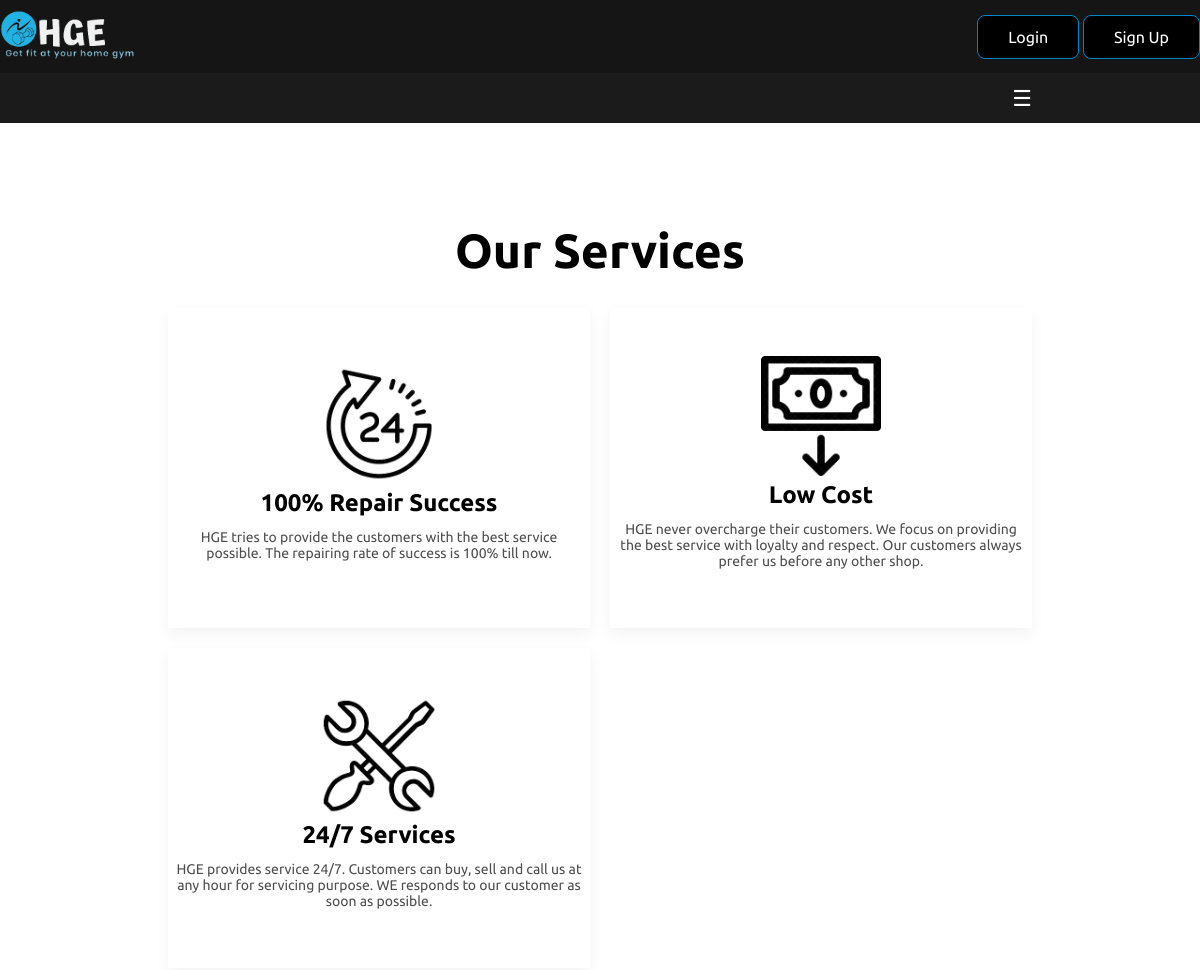
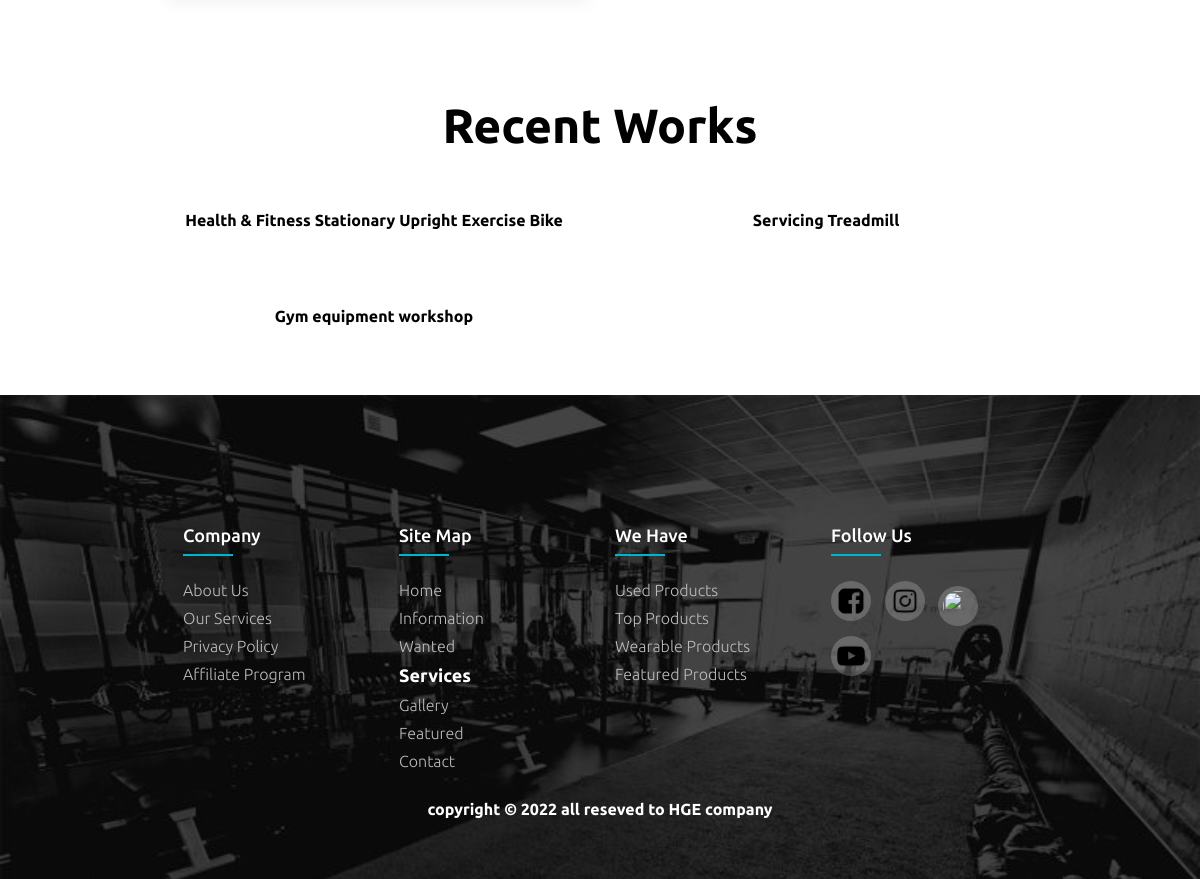
/services.php, run on the app's committed database (2 pictures, top to bottom).
### tables this page shows
CREATE TABLE `workshop` (
  `id` int(11) NOT NULL,
  `title` varchar(200) NOT NULL,
  `details` varchar(1000) NOT NULL,
  `image_path` varchar(200) NOT NULL
);

### services.php (the view, shortened to what this page needs)
<?php
include "navbar.php";
include 'config.php';
?>
<!DOCTYPE html>
<html lang="en">
<head>
    <link rel="stylesheet" href="css/style.css">
</head>
<body>
<section class="middle-part container">
        <h3 class="sec-title">Our Services</h3>
        <div class="grid-sec">
            <div class="service">
                <div class="service-img">
                    <img src="images/s1.png" alt="">
                </div>
                <div class="service-info">
                    <div class="service-name">
                        <h5>100% Repair Success</h5>
                    </div>
                    <div class="service-details">
                    <p>HGE tries to provide the customers with the best service possible. The repairing rate of success is 100% till now.</p>
                    </div>
                </div>
            </div>
            <div class="service">
                <div class="service-img">
                    <img src="images/s3.png" alt="">
                </div>
                <div class="service-info">
                    <div class="service-name">
                        <h5>Low Cost</h5>
                    </div>
                    <div class="service-details">
                    <p>HGE never overcharge their customers. We focus on providing the best service with loyalty and respect. Our customers always prefer us before any other shop.</p>
                    </div>
                </div>
            </div>
            <div class="service">
                <div class="service-img">
                    <img src="images/s2.png" alt="">
                </div>
                <div class="service-info">
                    <div class="service-name">
                        <h5>24/7 Services</h5>
                    </div>
                    <div class="service-details">
                    <p>HGE provides service 24/7. Customers can buy, sell and call us at any hour for servicing purpose. WE responds to our customer as soon as possible.</p>
                    </div>
                </div>
            </div>
        </div>
    </section>
    <section class="container">
        <h2 class="sec-title">Recent Works</h2>
        <div class="works">
        <?php
          $sql = "SELECT * FROM workshop ORDER BY id ASC";
          $res = mysqli_query($conn,  $sql);
          if (mysqli_num_rows($res) > 0) {
          	while ($workshop = mysqli_fetch_assoc($res)) {  ?>
               <div class="work">
                <div class="work-img">
                </div>
                <h4><?php echo $workshop['title']?></h4>
            </div>
            <?php } }else{?>
            <div>
                <h3>No Workshop found</h3>
            </div>
            <?php }?>
        </div>
    </section>
    <section>
        <?php
            include 'footer.php';
        ?>
    </section>
</body>
</html>

### css/style.css (style rules this page uses)
* { box-sizing: border-box; -webkit-box-sizing: border-box; -moz-box-sizing: border-box; scroll-behavior: smooth; margin: 0; padding: 0; box-sizing: border-box; }
body { font-family: 'Oswald', sans-serif; font-family: 'Ubuntu', sans-serif; -webkit-font-smoothing: antialiased; }
.container { margin: 5% 14%; }
.middle-part { margin-top: 100px; margin-bottom: 100px; }
.sec-title { text-align: center; font-size: 48px; font-weight: bold; margin-bottom: 30px; }
.grid-sec { display: grid; grid-template-columns: repeat(3,1fr); justify-content: center; gap: 20px; }
.service { display: flex; flex-direction: column; justify-content: center; align-items: center; text-align: center; padding: 8px; height: 320px; background-color: white; padding-bottom: 20px; box-shadow: rgba(0, 0, 0, 0.05) 0px 6px 14px 0px, rgba(0, 0, 0, 0.08) 0px 0px 0px 0px; }
.service-img img { width: 120px; }
.service-name h5 { font-size: 24px; font-weight: bold; line-height: 32px; margin-bottom: 10px; }
.service-info p { font-size: 14px; color: rgb(78, 78, 78); }
.works { display: grid; grid-template-columns: repeat(2,1fr); gap: 40px; column-gap: 40px; }
.work { border-radius: 10px; padding: 10px; }
.work h4 { text-align: center; }
.work-img { position: relative; }
@media screen and (max-width: 1200px) { .grid-sec { grid-template-columns: 1fr 1fr; } }

### data on the page
workshop: title "Health & Fitness Stationary Upright Exercise Bike"
workshop: title "Servicing Treadmill"
workshop: title "Gym equipment workshop"
